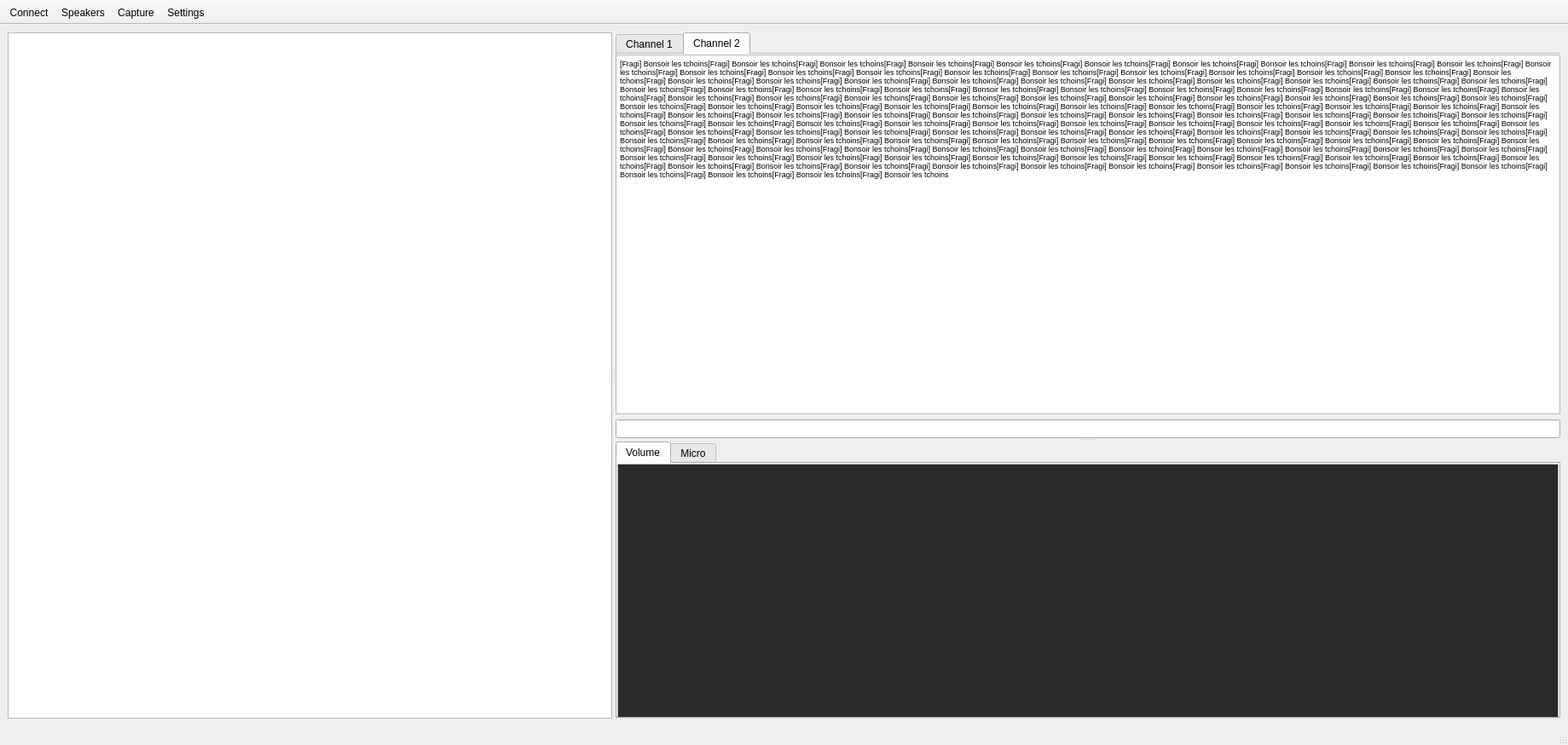
<?xml version="1.0" encoding="UTF-8"?>
<ui version="4.0">
 <class>MainWindow</class>
 <widget class="QMainWindow" name="MainWindow">
  <property name="geometry">
   <rect>
    <x>0</x>
    <y>0</y>
    <width>1839</width>
    <height>874</height>
   </rect>
  </property>
  <property name="windowTitle">
   <string>MainWindow</string>
  </property>
  <property name="styleSheet">
   <string notr="true"/>
  </property>
  <widget class="QWidget" name="centralwidget">
   <layout class="QHBoxLayout" name="horizontalLayout_2">
    <item>
     <widget class="QSplitter" name="splitter">
      <property name="orientation">
       <enum>Qt::Horizontal</enum>
      </property>
      <property name="childrenCollapsible">
       <bool>false</bool>
      </property>
      <widget class="QTreeView" name="treeView">
       <property name="minimumSize">
        <size>
         <width>400</width>
         <height>0</height>
        </size>
       </property>
      </widget>
      <widget class="QSplitter" name="RightUpDownLayout">
       <property name="orientation">
        <enum>Qt::Vertical</enum>
       </property>
       <widget class="QWidget" name="layoutWidget">
        <layout class="QVBoxLayout" name="ChatLayout">
         <item>
          <widget class="QTabWidget" name="ChatTab">
           <property name="sizePolicy">
            <sizepolicy hsizetype="Preferred" vsizetype="Expanding">
             <horstretch>0</horstretch>
             <verstretch>0</verstretch>
            </sizepolicy>
           </property>
           <property name="minimumSize">
            <size>
             <width>400</width>
             <height>300</height>
            </size>
           </property>
           <property name="autoFillBackground">
            <bool>true</bool>
           </property>
           <property name="tabPosition">
            <enum>QTabWidget::North</enum>
           </property>
           <property name="tabShape">
            <enum>QTabWidget::Rounded</enum>
           </property>
           <property name="currentIndex">
            <number>1</number>
           </property>
           <property name="documentMode">
            <bool>true</bool>
           </property>
           <widget class="QWidget" name="Channel1">
            <attribute name="title">
             <string>Channel 1</string>
            </attribute>
            <layout class="QVBoxLayout" name="verticalLayout">
             <property name="spacing">
              <number>0</number>
             </property>
             <property name="leftMargin">
              <number>0</number>
             </property>
             <property name="topMargin">
              <number>0</number>
             </property>
             <property name="rightMargin">
              <number>0</number>
             </property>
             <property name="bottomMargin">
              <number>0</number>
             </property>
             <item>
              <widget class="QTextEdit" name="ChatHistory1">
               <property name="sizePolicy">
                <sizepolicy hsizetype="Preferred" vsizetype="Preferred">
                 <horstretch>0</horstretch>
                 <verstretch>0</verstretch>
                </sizepolicy>
               </property>
               <property name="font">
                <font>
                 <family>MS Shell Dlg 2</family>
                </font>
               </property>
               <property name="readOnly">
                <bool>true</bool>
               </property>
              </widget>
             </item>
            </layout>
           </widget>
           <widget class="QWidget" name="Channel2">
            <attribute name="title">
             <string>Channel 2</string>
            </attribute>
            <layout class="QVBoxLayout" name="verticalLayout_2" stretch="0">
             <property name="spacing">
              <number>0</number>
             </property>
             <property name="sizeConstraint">
              <enum>QLayout::SetDefaultConstraint</enum>
             </property>
             <property name="leftMargin">
              <number>0</number>
             </property>
             <property name="topMargin">
              <number>0</number>
             </property>
             <property name="rightMargin">
              <number>0</number>
             </property>
             <property name="bottomMargin">
              <number>0</number>
             </property>
             <item>
              <widget class="QTextEdit" name="ChatHistory2">
               <property name="sizePolicy">
                <sizepolicy hsizetype="Preferred" vsizetype="Preferred">
                 <horstretch>0</horstretch>
                 <verstretch>0</verstretch>
                </sizepolicy>
               </property>
               <property name="lineWidth">
                <number>1</number>
               </property>
               <property name="sizeAdjustPolicy">
                <enum>QAbstractScrollArea::AdjustIgnored</enum>
               </property>
               <property name="readOnly">
                <bool>true</bool>
               </property>
               <property name="html">
                <string>&lt;!DOCTYPE HTML PUBLIC &quot;-//W3C//DTD HTML 4.0//EN&quot; &quot;http://www.w3.org/TR/REC-html40/strict.dtd&quot;&gt;
&lt;html&gt;&lt;head&gt;&lt;meta name=&quot;qrichtext&quot; content=&quot;1&quot; /&gt;&lt;style type=&quot;text/css&quot;&gt;
p, li { white-space: pre-wrap; }
&lt;/style&gt;&lt;/head&gt;&lt;body style=&quot; font-family:'MS Shell Dlg 2'; font-size:6.6pt; font-weight:400; font-style:normal;&quot;&gt;
&lt;p style=&quot; margin-top:0px; margin-bottom:0px; margin-left:0px; margin-right:0px; -qt-block-indent:0; text-indent:0px;&quot;&gt;[Fragi] Bonsoir les tchoins[Fragi] Bonsoir les tchoins[Fragi] Bonsoir les tchoins[Fragi] Bonsoir les tchoins[Fragi] Bonsoir les tchoins[Fragi] Bonsoir les tchoins[Fragi] Bonsoir les tchoins[Fragi] Bonsoir les tchoins[Fragi] Bonsoir les tchoins[Fragi] Bonsoir les tchoins[Fragi] Bonsoir les tchoins[Fragi] Bonsoir les tchoins[Fragi] Bonsoir les tchoins[Fragi] Bonsoir les tchoins[Fragi] Bonsoir les tchoins[Fragi] Bonsoir les tchoins[Fragi] Bonsoir les tchoins[Fragi] Bonsoir les tchoins[Fragi] Bonsoir les tchoins[Fragi] Bonsoir les tchoins[Fragi] Bonsoir les tchoins[Fragi] Bonsoir les tchoins[Fragi] Bonsoir les tchoins[Fragi] Bonsoir les tchoins[Fragi] Bonsoir les tchoins[Fragi] Bonsoir les tchoins[Fragi] Bonsoir les tchoins[Fragi] Bonsoir les tchoins[Fragi] Bonsoir les tchoins[Fragi] Bonsoir les tchoins[Fragi] Bonsoir les tchoins[Fragi] Bonsoir les tchoins[Fragi] Bonsoir les tchoins[Fragi] Bonsoir les tchoins[Fragi] Bonsoir les tchoins[Fragi] Bonsoir les tchoins[Fragi] Bonsoir les tchoins[Fragi] Bonsoir les tchoins[Fragi] Bonsoir les tchoins[Fragi] Bonsoir les tchoins[Fragi] Bonsoir les tchoins[Fragi] Bonsoir les tchoins[Fragi] Bonsoir les tchoins[Fragi] Bonsoir les tchoins[Fragi] Bonsoir les tchoins[Fragi] Bonsoir les tchoins[Fragi] Bonsoir les tchoins[Fragi] Bonsoir les tchoins[Fragi] Bonsoir les tchoins[Fragi] Bonsoir les tchoins[Fragi] Bonsoir les tchoins[Fragi] Bonsoir les tchoins[Fragi] Bonsoir les tchoins[Fragi] Bonsoir les tchoins[Fragi] Bonsoir les tchoins[Fragi] Bonsoir les tchoins[Fragi] Bonsoir les tchoins[Fragi] Bonsoir les tchoins[Fragi] Bonsoir les tchoins[Fragi] Bonsoir les tchoins[Fragi] Bonsoir les tchoins[Fragi] Bonsoir les tchoins[Fragi] Bonsoir les tchoins[Fragi] Bonsoir les tchoins[Fragi] Bonsoir les tchoins[Fragi] Bonsoir les tchoins[Fragi] Bonsoir les tchoins[Fragi] Bonsoir les tchoins[Fragi] Bonsoir les tchoins[Fragi] Bonsoir les tchoins[Fragi] Bonsoir les tchoins[Fragi] Bonsoir les tchoins[Fragi] Bonsoir les tchoins[Fragi] Bonsoir les tchoins[Fragi] Bonsoir les tchoins[Fragi] Bonsoir les tchoins[Fragi] Bonsoir les tchoins[Fragi] Bonsoir les tchoins[Fragi] Bonsoir les tchoins[Fragi] Bonsoir les tchoins[Fragi] Bonsoir les tchoins[Fragi] Bonsoir les tchoins[Fragi] Bonsoir les tchoins[Fragi] Bonsoir les tchoins[Fragi] Bonsoir les tchoins[Fragi] Bonsoir les tchoins[Fragi] Bonsoir les tchoins[Fragi] Bonsoir les tchoins[Fragi] Bonsoir les tchoins[Fragi] Bonsoir les tchoins[Fragi] Bonsoir les tchoins[Fragi] Bonsoir les tchoins[Fragi] Bonsoir les tchoins[Fragi] Bonsoir les tchoins[Fragi] Bonsoir les tchoins[Fragi] Bonsoir les tchoins[Fragi] Bonsoir les tchoins[Fragi] Bonsoir les tchoins[Fragi] Bonsoir les tchoins[Fragi] Bonsoir les tchoins[Fragi] Bonsoir les tchoins[Fragi] Bonsoir les tchoins[Fragi] Bonsoir les tchoins[Fragi] Bonsoir les tchoins[Fragi] Bonsoir les tchoins[Fragi] Bonsoir les tchoins[Fragi] Bonsoir les tchoins[Fragi] Bonsoir les tchoins[Fragi] Bonsoir les tchoins[Fragi] Bonsoir les tchoins[Fragi] Bonsoir les tchoins[Fragi] Bonsoir les tchoins[Fragi] Bonsoir les tchoins[Fragi] Bonsoir les tchoins[Fragi] Bonsoir les tchoins[Fragi] Bonsoir les tchoins[Fragi] Bonsoir les tchoins[Fragi] Bonsoir les tchoins[Fragi] Bonsoir les tchoins[Fragi] Bonsoir les tchoins[Fragi] Bonsoir les tchoins[Fragi] Bonsoir les tchoins[Fragi] Bonsoir les tchoins[Fragi] Bonsoir les tchoins[Fragi] Bonsoir les tchoins[Fragi] Bonsoir les tchoins[Fragi] Bonsoir les tchoins[Fragi] Bonsoir les tchoins[Fragi] Bonsoir les tchoins[Fragi] Bonsoir les tchoins[Fragi] Bonsoir les tchoins[Fragi] Bonsoir les tchoins[Fragi] Bonsoir les tchoins[Fragi] Bonsoir les tchoins[Fragi] Bonsoir les tchoins[Fragi] Bonsoir les tchoins[Fragi] Bonsoir les tchoins[Fragi] Bonsoir les tchoins[Fragi] Bonsoir les tchoins[Fragi] Bonsoir les tchoins&lt;/p&gt;&lt;/body&gt;&lt;/html&gt;</string>
               </property>
               <property name="overwriteMode">
                <bool>false</bool>
               </property>
              </widget>
             </item>
            </layout>
           </widget>
          </widget>
         </item>
         <item>
          <widget class="QLineEdit" name="ChatInput">
           <property name="sizePolicy">
            <sizepolicy hsizetype="Expanding" vsizetype="Fixed">
             <horstretch>0</horstretch>
             <verstretch>0</verstretch>
            </sizepolicy>
           </property>
           <property name="inputMask">
            <string/>
           </property>
           <property name="maxLength">
            <number>32767</number>
           </property>
          </widget>
         </item>
        </layout>
       </widget>
       <widget class="QTabWidget" name="ToolsTab">
        <property name="maximumSize">
         <size>
          <width>16777215</width>
          <height>325</height>
         </size>
        </property>
        <property name="currentIndex">
         <number>0</number>
        </property>
        <widget class="QWidget" name="VolumeTab">
         <attribute name="title">
          <string>Volume</string>
         </attribute>
         <layout class="QVBoxLayout" name="verticalLayout_6">
          <property name="spacing">
           <number>0</number>
          </property>
          <property name="leftMargin">
           <number>0</number>
          </property>
          <property name="topMargin">
           <number>0</number>
          </property>
          <property name="rightMargin">
           <number>0</number>
          </property>
          <property name="bottomMargin">
           <number>0</number>
          </property>
          <item>
           <widget class="QScrollArea" name="scrollArea">
            <property name="minimumSize">
             <size>
              <width>100</width>
              <height>300</height>
             </size>
            </property>
            <property name="widgetResizable">
             <bool>true</bool>
            </property>
            <widget class="QWidget" name="scrollAreaWidgetContents">
             <property name="geometry">
              <rect>
               <x>0</x>
               <y>0</y>
               <width>914</width>
               <height>298</height>
              </rect>
             </property>
             <property name="minimumSize">
              <size>
               <width>0</width>
               <height>0</height>
              </size>
             </property>
             <property name="styleSheet">
              <string notr="true">background-color:rgb(42,42,42);</string>
             </property>
            </widget>
           </widget>
          </item>
         </layout>
        </widget>
        <widget class="QWidget" name="MicTab">
         <attribute name="title">
          <string>Micro</string>
         </attribute>
        </widget>
       </widget>
      </widget>
     </widget>
    </item>
   </layout>
  </widget>
  <widget class="QToolBar" name="ToolBar">
   <property name="windowTitle">
    <string>toolBar</string>
   </property>
   <property name="movable">
    <bool>false</bool>
   </property>
   <property name="floatable">
    <bool>false</bool>
   </property>
   <attribute name="toolBarArea">
    <enum>TopToolBarArea</enum>
   </attribute>
   <attribute name="toolBarBreak">
    <bool>false</bool>
   </attribute>
   <addaction name="actionConnect"/>
   <addaction name="actionSpeakers"/>
   <addaction name="actionCapture"/>
   <addaction name="actionSettings"/>
  </widget>
  <widget class="QStatusBar" name="statusBar"/>
  <action name="actionSettings">
   <property name="icon">
    <iconset resource="resources.qrc">
     <normaloff>:/icons/manage.png</normaloff>:/icons/manage.png</iconset>
   </property>
   <property name="text">
    <string>Settings</string>
   </property>
  </action>
  <action name="actionSpeakers">
   <property name="icon">
    <iconset resource="resources.qrc">
     <normaloff>:/icons/volume.png</normaloff>:/icons/volume.png</iconset>
   </property>
   <property name="text">
    <string>Speakers</string>
   </property>
  </action>
  <action name="actionCapture">
   <property name="icon">
    <iconset resource="resources.qrc">
     <normaloff>:/icons/capture.png</normaloff>:/icons/capture.png</iconset>
   </property>
   <property name="text">
    <string>Capture</string>
   </property>
  </action>
  <action name="actionConnect">
   <property name="icon">
    <iconset resource="resources.qrc">
     <normaloff>:/icons/connect.png</normaloff>:/icons/connect.png</iconset>
   </property>
   <property name="text">
    <string>Connect</string>
   </property>
  </action>
 </widget>
 <resources>
  <include location="resources.qrc"/>
 </resources>
 <connections/>
</ui>
